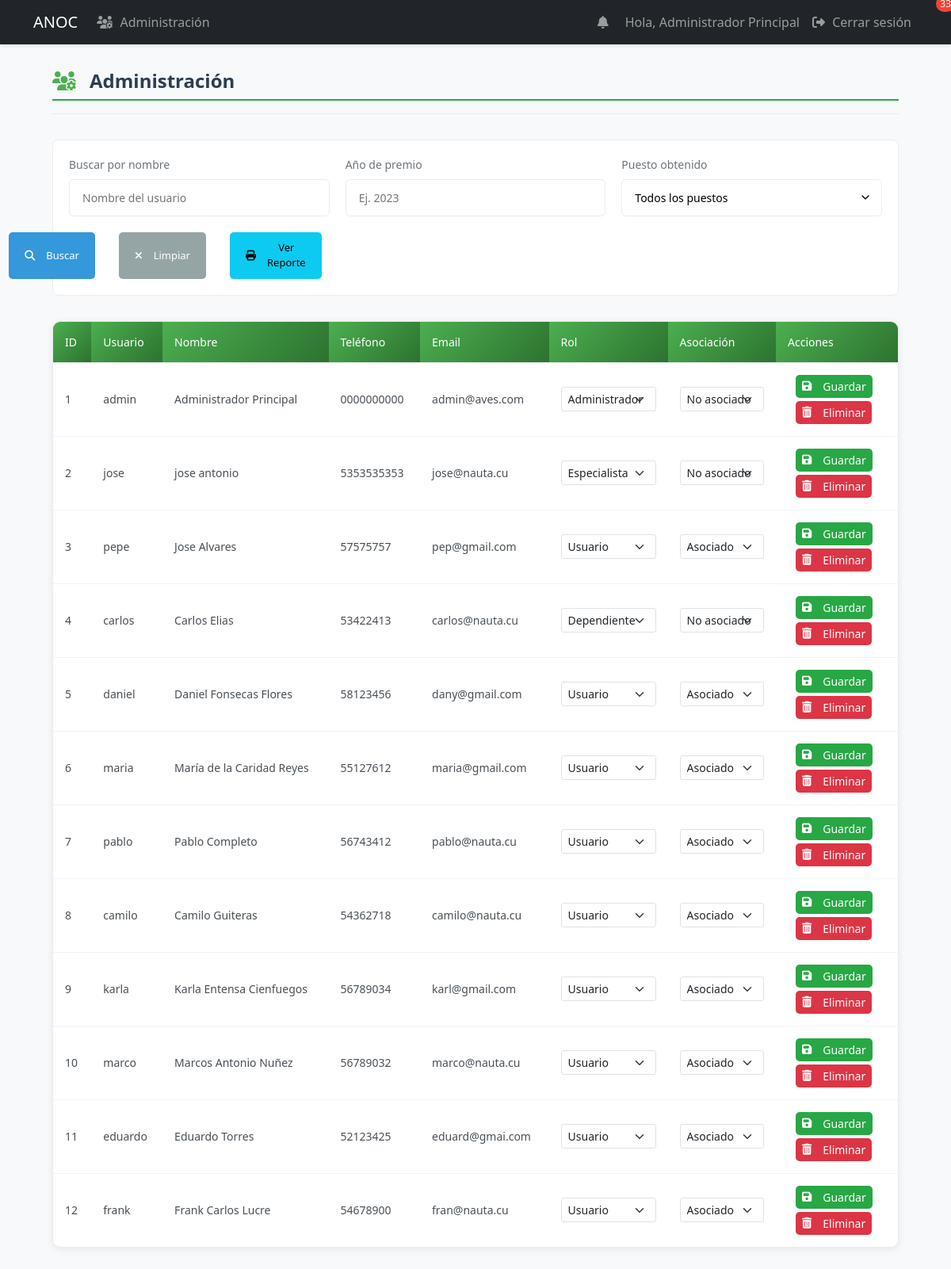
The app's page /admin/users (signed in) with its own data.
### models.py (models this page shows, shortened)
class User(UserMixin, db.Model):
    id = db.Column(db.Integer, primary_key=True)
    username = db.Column(db.String(80), unique=True, nullable=False, index=True)
    email = db.Column(db.String(120), unique=True, nullable=False, index=True)
    password_hash = db.Column(db.String(128))
    role = db.Column(db.String(20), default='user')  # 'admin', 'specialist', 'dependiente', 'user'
    is_associated = db.Column(db.Boolean, default=False, nullable=False)
    full_name = db.Column(db.String(100), nullable=False)
    phone = db.Column(db.String(20), nullable=False)
    profile_image = db.Column(db.String(255))  # Ruta de la imagen de perfil
    last_login = db.Column(db.DateTime)  # Fecha del último inicio de sesión
    is_active = db.Column(db.Boolean, default=True)  # Para manejar cuentas activas/inactivas
    address = db.Column(db.String(200))  # Nuevo campo para dirección
    birds = db.relationship('UserBirds', backref='user', lazy=True, cascade='all, delete-orphan')
    awards = db.relationship('Award', backref='user', lazy=True, cascade='all, delete-orphan')
    notifications = db.relationship('Notification', backref='user', lazy=True)

### app.py (the view, shortened to what this page needs)
@app.route('/admin/users')
@login_required
def admin_users():
    if current_user.role != 'admin':
        abort(403)
    search_name = request.args.get('name', '').strip()
    award_year = request.args.get('award_year', '').strip()
    award_position = request.args.get('award_position', '').strip()
    query = select(User).order_by(User.id)
    if search_name:
        query = query.where(User.full_name.ilike(f'%{search_name}%'))
    if award_position:
        position_subquery = select(Award.user_id).where(
            Award.position == award_position
        ).distinct()
        query = query.where(User.id.in_(position_subquery))
    users = db.session.execute(query).scalars()
    current_year = datetime.now().year
    return render_template('admin/users.html',
                         users=users,
                         search_name=search_name,
                         award_year=award_year,
                         award_position=award_position,
                         current_year=current_year)

### app.py (called while the page is built)
@login_manager.user_loader
def load_user(user_id):
    return db.session.get(User, int(user_id))

### templates/admin/users.html (shortened to what this page needs)
{% extends "base.html" %}
{% block content %}
<div class="users-container">
    <div class="users-header">
        <h2><i class="fas fa-users-cog"></i> Administración</h2>
    </div>
    <div class="filter-section">
        <form method="GET" action="{{ url_for('admin_users') }}" class="filter-form">
            <div class="filter-grid">
                <div class="filter-group">
                    <label for="name" class="filter-label">Buscar por nombre</label>
                    <input type="text" class="filter-input" id="name" name="name"
                           value="{{ search_name }}" placeholder="Nombre del usuario">
                </div>
                <div class="filter-group">
                    <label for="award_year" class="filter-label">Año de premio</label>
                    <input type="number" class="filter-input" id="award_year" name="award_year"
                           value="{{ award_year }}" placeholder="Ej. 2023" min="2000" max="{{ current_year }}">
                </div>
                <div class="filter-group">
                    <label for="award_position" class="filter-label">Puesto obtenido</label>
                    <select class="filter-input filter-select" id="award_position" name="award_position">
                        <option value="">Todos los puestos</option>
                    </select>
                </div>
                <div class="filter-actions">
                    <button type="submit" class="btn btn-primary">
                        <i class="fas fa-search"></i> Buscar
                    </button>
                    <a href="{{ url_for('admin_users') }}" class="btn btn-secondary">
                        <i class="fas fa-times"></i> Limpiar
                    </a>
                    <a href="{{ url_for('associates_report_view') }}" class="btn btn-info" target="_blank">
                        <i class="fas fa-print"></i> Ver Reporte
                    </a>
                </div>
            </div>
        </form>
    </div>
    <div class="users-table-container">
        <table class="users-table">
            <thead>
                <tr>
                    <th>ID</th>
                    <th>Usuario</th>
                    <th>Nombre</th>
                    <th>Teléfono</th>
                    <th>Email</th>
                    <th>Rol</th>
                    <th>Asociación</th>
                    <th>Acciones</th>
                </tr>
            </thead>
            <tbody>
                {% if users %}
                    {% for user in users %}
                    <tr class="clickable-row" data-href="{{ url_for('user_details', user_id=user.id) }}">
                        <td>{{ user.id }}</td>
                        <td>{{ user.username }}</td>
                        <td>{{ user.full_name }}</td>
                        <td>{{ user.phone }}</td>
                        <td>{{ user.email }}</td>
                        <td>
                            <form method="POST" action="{{ url_for('assign_role', user_id=user.id) }}" class="role-form">
                                <select name="role" class="form-select form-select-sm">
                                    <option value="user" {% if user.role == 'user' %}selected{% endif %}>Usuario</option>
                                    <option value="specialist" {% if user.role == 'specialist' %}selected{% endif %}>Especialista</option>
                                    <option value="dependiente" {% if user.role == 'dependiente' %}selected{% endif %}>Dependiente</option>
                                    <option value="admin" {% if user.role == 'admin' %}selected{% endif %}>Administrador</option>
                                </select>
                        </td>
                        <td>
                                <select name="is_associated" class="form-select form-select-sm">
                                    <option value="true" {% if user.is_associated %}selected{% endif %}>Asociado</option>
                                    <option value="false" {% if not user.is_associated %}selected{% endif %}>No asociado</option>
                                </select>
                        </td>
                        <td class="actions-column">
                            <div class="action-buttons">
                                <button type="submit" class="btn btn-sm btn-success">
                                    <i class="fas fa-save"></i> Guardar
                                </button>
                            </div>
                            <div class="action-buttons mt-1">
                                <form method="POST" action="{{ url_for('delete_user', user_id=user.id) }}"
                                      onsubmit="return confirm('¿Está seguro que desea eliminar este usuario permanentemente?');"
                                      class="d-inline">
                                    <button type="submit" class="btn btn-sm btn-danger">
                                        <i class="fas fa-trash-alt"></i> Eliminar
                                    </button>
                                </form>
                            </div>
                        </td>
                    </tr>
                    {% endfor %}
                {% endif %}
            </tbody>
        </table>
    </div>
</div>
{% endblock %}

### templates/base.html (shortened to what this page needs)
<!DOCTYPE html>
<html lang="es">
<head>
    <link href="https://cdn.jsdelivr.net/npm/bootstrap@5.3.0/dist/css/bootstrap.min.css" rel="stylesheet">
    <link href="https://cdnjs.cloudflare.com/ajax/libs/font-awesome/6.4.0/css/all.min.css" rel="stylesheet">
    <link rel="stylesheet" href="{{ url_for('static', filename='css/styles.css') }}">
</head>
<body>
    <nav class="navbar navbar-expand-lg navbar-dark bg-dark">
        <div class="container">
            <a class="navbar-brand" href="{{ url_for('dashboard') }}">ANOC</a>
            <div class="collapse navbar-collapse" id="navbarNav">
                <ul class="navbar-nav me-auto">
                    {% if current_user.is_authenticated and current_user.role == 'admin' %}
                        <li class="nav-item">
                            <a class="nav-link" href="{{ url_for('admin_users') }}">
                                <i class="fas fa-users-cog"></i> Administración
                            </a>
                        </li>
                    {% endif %}
                </ul>
                <ul class="navbar-nav">
                    {% if current_user.is_authenticated %}
                        <li class="nav-item">
                            <a class="nav-link" href="{{ url_for('notifications') }}">
                                <i class="fas fa-bell"></i>
                                {% if current_user.is_authenticated %}
                                    {% set unread_count = get_unread_notifications_count(current_user.id) %}
                                    {% if unread_count > 0 %}
                                        <span class="notification-badge">{{ unread_count }}</span>
                                    {% endif %}
                                {% endif %}
                            </a>
                        </li>
                        <li class="nav-item">
                            <span class="nav-link">Hola, {{ current_user.full_name }}</span>
                        </li>
                        <li class="nav-item">
                            <a class="nav-link" href="{{ url_for('logout') }}">
                                <i class="fas fa-sign-out-alt"></i> Cerrar sesión
                            </a>
                        </li>
                    {% else %}
                        <li class="nav-item">
                            <a class="nav-link" href="{{ url_for('login') }}">
                                <i class="fas fa-sign-in-alt"></i> Iniciar sesión
                            </a>
                        </li>
                    {% endif %}
                </ul>
            </div>
        </div>
    </nav>
    <div class="container mt-4">
        {% block content %}{% endblock %}
    </div>
</body>
</html>

### static/css/styles.css (style rules this page uses)
.navbar { box-shadow: 0 2px 4px rgba(0,0,0,0.1); }
.btn { margin: 2px; }
:root { --primary-color: #2c3e50; --secondary-color: #4CAF50; --light-gray: #f8f9fa; --medium-gray: #e9ecef; --dark-gray: #6c757d; --text-color: #495057; --white: #ffffff; }
.users-container { max-width: 1400px; margin: 2rem auto; padding: 0 1.5rem; }
.users-header { margin-bottom: 2rem; padding-bottom: 1rem; border-bottom: 1px solid var(--medium-gray); }
.users-header h2 { color: var(--primary-color); font-weight: 600; font-size: 1.5rem; margin: 0; display: flex; align-items: center; gap: 0.75rem; }
.users-header h2 i { color: var(--secondary-color); }
.filter-section { background: var(--white); border-radius: 0.5rem; padding: 1.25rem; margin-bottom: 2rem; border: 1px solid var(--medium-gray); }
.filter-grid { display: grid; grid-template-columns: repeat(auto-fit, minmax(250px, 1fr)); gap: 1.25rem; align-items: end; }
.filter-group { margin-bottom: 0; }
.filter-label { display: block; margin-bottom: 0.5rem; color: var(--dark-gray); font-size: 0.875rem; font-weight: 500; }
.filter-input { width: 100%; padding: 0.75rem 1rem; border: 1px solid var(--medium-gray); border-radius: 0.375rem; background-color: var(--white); font-size: 0.875rem; }
.filter-select { appearance: none; background-position: right 0.75rem center; background-repeat: no-repeat; background-size: 1rem; }
.filter-actions { display: flex; gap: 0.75rem; justify-content: flex-end; }
.users-table-container { background: var(--white); border-radius: 0.5rem; border: 1px solid var(--medium-gray); overflow: hidden; }
.users-table { width: 100%; border-collapse: collapse; font-size: 0.875rem; }
.users-table th { background-color: var(--light-gray); color: var(--primary-color); padding: 1rem 1.25rem; text-align: left; font-weight: 600; border-bottom: 1px solid var(--medium-gray); }
.users-table td { padding: 1rem 1.25rem; border-bottom: 1px solid var(--medium-gray); vertical-align: middle; color: var(--text-color); }
.users-table tr:last-child td { border-bottom: none; }
.action-buttons { display: flex; gap: 0.5rem; }
.btn { padding: 0.5rem 0.75rem; border-radius: 0.25rem; font-size: 0.8125rem; font-weight: 500; cursor: pointer; border: none; display: inline-flex; align-items: center; gap: 0.375rem; }
.btn-sm { padding: 0.375rem 0.75rem; }
.btn-primary { background-color: var(--secondary-color); color: var(--white); }
.btn-secondary { background-color: var(--medium-gray); color: var(--text-color); }
.filter-actions { display: flex; gap: 10px; }
.users-table-container { background-color: #fff; border-radius: 10px; box-shadow: 0 2px 10px rgba(0, 0, 0, 0.08); overflow: hidden; }
.users-table { width: 100%; border-collapse: collapse; }
.users-table th { background: linear-gradient(135deg, #4CAF50 0%, #2d7230 100%); color: white; padding: 15px; font-weight: 500; text-align: left; }
.users-table td { padding: 15px; border-bottom: 1px solid #f1f3f5; vertical-align: middle; }
.actions-column { background-color: white !important; }
.action-buttons { display: flex; gap: 5px; }
.role-form { display: contents; }
.form-select-sm { padding: 0.25rem 0.5rem; font-size: 0.875rem; line-height: 1.5; border-radius: 0.2rem; }
.btn { display: inline-flex; align-items: center; padding: 10px 20px; margin: 0 10px; border-radius: 5px; font-weight: 500; cursor: pointer; }
.btn i { margin-right: 8px; }
.btn-primary { background-color: #3498db; color: white; border: none; }
.btn-secondary { background-color: #95a5a6; color: white; border: none; }
.notification-badge { background-color: #ff5722; color: white; border-radius: 50%; padding: 2px 6px; font-size: 0.7rem; position: relative; top: -8px; right: -5px; }
.notification-badge { display: inline-block; min-width: 20px; height: 20px; padding: 0 5px; font-size: 12px; line-height: 20px; text-align: center; border-radius: 10px; background-color: #f44336; color: white; position: absolute; top: -5px; right: -5px; }
:root { --primary-green: #28a745; --light-green: #d4edda; --dark-green: #218838; --soft-green: #e8f5e9; --text-dark: #343a40; --text-muted: #6c757d; }
body { background-color: #f8f9fa; color: var(--text-dark); }
h2 { color: var(--primary-green); font-weight: 600; border-bottom: 2px solid var(--primary-green); padding-bottom: 8px; display: inline-block; }
.btn-success { background-color: var(--primary-green); border-color: var(--primary-green); }
.fas { margin-right: 5px; }

### records on screen
User: full_name "Administrador Principal", id "1", username "admin", phone "0000000000", email "admin@aves.com", role "Administrador", is_associated "No asociado"
User: id "2", username "jose", full_name "jose antonio", phone "5353535353", email "jose@nauta.cu", role "Especialista", is_associated "No asociado"
User: id "3", username "pepe", full_name "Jose Alvares", phone "57575757", email "pep@gmail.com", role "Usuario", is_associated "Asociado"
User: id "4", username "carlos", full_name "Carlos Elias", phone "53422413", email "carlos@nauta.cu", role "Dependiente", is_associated "No asociado"
User: id "5", username "daniel", full_name "Daniel Fonsecas Flores", phone "58123456", email "dany@gmail.com", role "Usuario", is_associated "Asociado"
User: id "6", username "maria", full_name "María de la Caridad Reyes", phone "55127612", email "maria@gmail.com", role "Usuario", is_associated "Asociado"
User: id "7", username "pablo", full_name "Pablo Completo", phone "56743412", email "pablo@nauta.cu", role "Usuario", is_associated "Asociado"
User: id "8", username "camilo", full_name "Camilo Guiteras", phone "54362718", email "camilo@nauta.cu", role "Usuario", is_associated "Asociado"
User: id "9", username "karla", full_name "Karla Entensa Cienfuegos", phone "56789034", email "karl@gmail.com", role "Usuario", is_associated "Asociado"
User: id "10", username "marco", full_name "Marcos Antonio Nuñez", phone "56789032", email "marco@nauta.cu", role "Usuario", is_associated "Asociado"
User: id "11", username "eduardo", full_name "Eduardo Torres", phone "52123425", email "eduard@gmai.com", role "Usuario", is_associated "Asociado"
User: id "12", username "frank", full_name "Frank Carlos Lucre", phone "54678900", email "fran@nauta.cu", role "Usuario", is_associated "Asociado"
